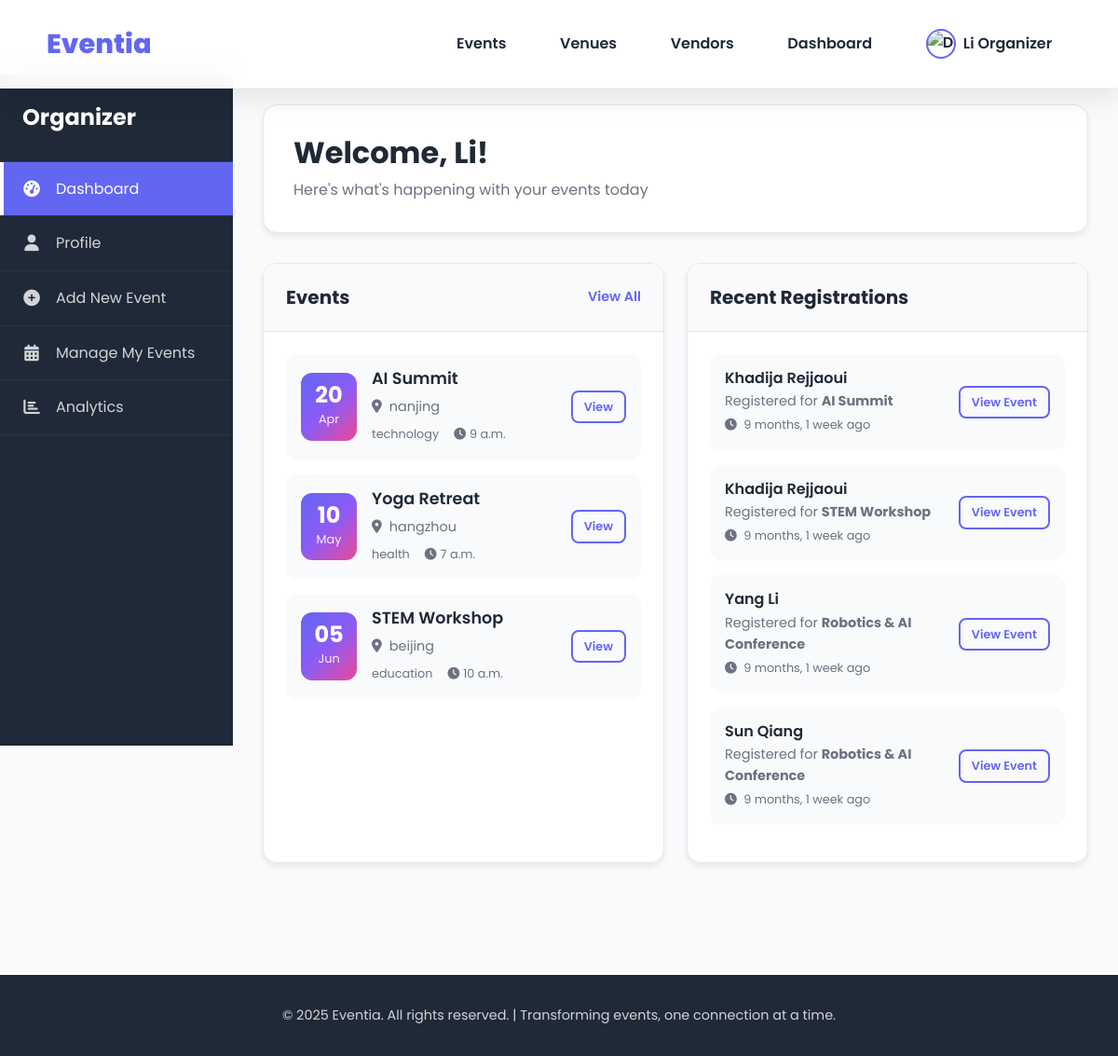
Screenshot of /dashboard/organizer/ (signed in) with the database file from the repository.
### core/models.py (models this page shows, shortened)
class Event(models.Model):
    organizer = models.ForeignKey(User, on_delete=models.CASCADE, null=True, blank=True)
    title = models.CharField(max_length=200)
    description = models.TextField()
    category = models.CharField(max_length=50)
    location = models.CharField(max_length=100)
    date = models.DateField()
    start_time = models.TimeField(null=True, blank=True)
    end_time = models.TimeField(null=True, blank=True)
    attendees = models.IntegerField()
    price = models.DecimalField(max_digits=10, decimal_places=2)
    rating = models.DecimalField(max_digits=3, decimal_places=1)
    host_name = models.CharField(max_length=200, null=True, blank=True)
    host_description = models.TextField(null=True, blank=True)
    host_image = models.ImageField(upload_to='core/images/', null=True, blank=True)
    venue_name = models.CharField(max_length=200, null=True, blank=True)
    venue_address = models.CharField(max_length=300, null=True, blank=True)
    wifi = models.BooleanField(default=False)
    parking = models.BooleanField(default=False)
    restaurant = models.BooleanField(default=False)
    accessible = models.BooleanField(default=False)
    image = models.ImageField(upload_to='core/images/', default='core/images/1.jpg')

class Ticket(models.Model):
    event = models.ForeignKey(Event, on_delete=models.CASCADE)
    user = models.ForeignKey(User, on_delete=models.CASCADE)
    created_at = models.DateTimeField(auto_now_add=True)
    qr_code = models.ImageField(upload_to='tickets/', blank=True)

### core/views.py (the view)
# urls.py: path('dashboard/organizer/', views.organizer, name='organizer'),
@login_required
@organizer_required
def organizer(request):
    events = Event.objects.filter(organizer=request.user)[:3]
    all_events = Event.objects.filter(organizer=request.user)
    recent_registrations = Ticket.objects.filter(event__in=all_events) \
        .select_related('user', 'event') \
        .order_by('-created_at')[:4]
    return render(request, 'core/organizer_dashboard.html', {
        "events": events,
        'recent_registrations': recent_registrations,
    })

### core/context_processors.py (called while the page is built)
def user_profile(request):
    if request.user.is_authenticated:
        profile = UserProfile.objects.filter(user=request.user).first()
        return {'user_profile': profile}
    return {}

### core/views.py (called while the page is built)
def organizer_required(view_func):
    @wraps(view_func)
    def wrapper(request, *args, **kwargs):
        if request.user.userprofile.role != 'organizer':
            messages.error(request, "Access denied.")
            return redirect('user_dashboard')
        return view_func(request, *args, **kwargs)
    return wrapper

### core/templates/core/organizer_dashboard.html (shortened to what this page needs)
<!DOCTYPE html>
<html lang="en">
<head>
    <link href="https://cdn.jsdelivr.net/npm/bootstrap@5.3.3/dist/css/bootstrap.min.css" rel="stylesheet">
    <link rel="stylesheet" href="https://cdnjs.cloudflare.com/ajax/libs/font-awesome/6.5.1/css/all.min.css">
    <link href="https://unpkg.com/aos@2.3.1/dist/aos.css" rel="stylesheet">
    <link rel="stylesheet" href="/static/css/dashboard.css">
    <link rel="stylesheet" href="/static/css/utils.css">
    <link rel="stylesheet" href="/static/css/organizer_dashboard.css">
</head>
<body>
   {% if user.is_authenticated %}
        {% include 'core/partials/header_dashboard.html' %}
    {% else %}
        {% include 'core/partials/header_public.html' %}
    {% endif %}
    <div class="dashboard-container">
        <div class="sidebar" id="sidebar">
            <div class="sidebar-header">
                <h4 class="sidebar-title">Organizer</h4>
            </div>
            <ul class="sidebar-menu">
                <li class="sidebar-item">
                    <a href="{% url 'organizer' %}" class="sidebar-link active">
                        <i class="fas fa-tachometer-alt me-3"></i>
                        <span>Dashboard</span>
                    </a>
                </li>
                <li class="sidebar-item">
                    <a href="{% url 'profile' request.user.id %}" class="sidebar-link">
                        <i class="fas fa-user me-3"></i>
                        <span>Profile</span>
                    </a>
                </li>
                <li class="sidebar-item">
                    <a href="#" class="sidebar-link" data-bs-toggle="modal" data-bs-target="#addEventModal">
                        <i class="fas fa-plus-circle me-3"></i>
                        <span>Add New Event</span>
                    </a>
                </li>
                <li class="sidebar-item">
                    <a href="{% url 'manage_events' %}" class="sidebar-link">
                        <i class="fas fa-calendar-alt me-3"></i>
                        <span>Manage My Events</span>
                    </a>
                </li>
                <li class="sidebar-item">
                    <a href="{% url 'analytics' %}" class="sidebar-link">
                        <i class="fas fa-chart-bar me-3"></i>
                        <span>Analytics</span>
                    </a>
                </li>
            </ul>
        </div>
        <div class="main-content">
            <div class="top-bar">
                <div class="row align-items-center">
                    <div class="col-md-6">
                        <h2 class="greeting">Welcome, {{ user.first_name }}! </h2>
                        <p class="greeting-subtitle">Here's what's happening with your events today</p>
                    </div>
                </div>
            </div>
            <div class="dashboard-content">
                <div class="row">
                    <div class="col-lg-6 mb-4">
                        <div class="dashboard-card" data-aos="fade-up">
                            <div class="card-header">
                                <h4 class="card-title">Events</h4>
                                <a href="#" class="view-all">View All</a>
                            </div>
                            <div class="card-body">
                                {% if events %}
                                    {% for event in events %}
                                    <div class="event-item">
                                        <div class="event-date">
                                            <div class="date-day">{{ event.date|date:"d" }}</div>
                                            <div class="date-month">{{ event.date|date:"M" }}</div>
                                        </div>
                                        <div class="event-details">
                                            <h5>{{ event.title }}</h5>
                                            <p><i class="fas fa-map-marker-alt me-2"></i>{{ event.location }}</p>
                                            <div class="event-stats">
                                                <span class="stat">{{ event.category}} </span>
                                                <span class="stat"><i class="fas fa-clock me-1"></i> {{event.start_time}}</span>
                                            </div>
                                        </div>
                                        <div class="event-actions">
                                            <a href="{% url 'event_detail' event.id %}" class="btn btn-sm btn-outline-primary">View</a>
                                        </div>
                                    </div>
                                    {% endfor %}
                                {% else %}
                                    <p>No upcoming events yet.</p>
                                {% endif %}
                            </div>
                        </div>
                    </div>
                    <div class="col-lg-6 mb-4">
                        <div class="dashboard-card" data-aos="fade-up" data-aos-delay="100">
                            <div class="card-header">
                                <h4 class="card-title">Recent Registrations</h4>
                            </div>
                            <div class="card-body">
                                {% if recent_registrations %}
                                    {% for registration in recent_registrations %}
                                    <div class="registration-item">
                                        <div class="registration-details">
                                            <h5>{{ registration.user.get_full_name|default:registration.user.username }}</h5>
                                            <p>Registered for <strong>{{ registration.event.title }}</strong></p>
                                            <div class="registration-date">
                                                <i class="fas fa-clock me-1"></i>
                                                {{ registration.created_at|timesince }} ago
                                            </div>
                                        </div>
                                        <div class="registration-actions">
                                            <a href="{% url 'event_detail' registration.event.id %}" class="btn btn-sm btn-outline-primary">View Event</a>
                                        </div>
                                    </div>
                                    {% endfor %}
                                {% else %}
                                    <p>No recent registrations.</p>
                                {% endif %}
                            </div>
                        </div>
                    </div>
                </div>
            </div>
        </div>
    </div>
    <footer class="footer">
        <div class="container">
            <div class="footer-bottom">
                <p>© 2025 Eventia. All rights reserved. | Transforming events, one connection at a time.</p>
            </div>
        </div>
    </footer>
</body>
</html>

### core/templates/core/partials/header_dashboard.html (shortened to what this page needs)
 <nav class="navbar navbar-expand-lg navbar-light fixed-top">
        <div class="container">
            <a class="navbar-brand" href="{% url 'home' %}">
                <span>Eventia</span>
            </a>
            <div class="collapse navbar-collapse" id="navbarNav">
                <ul class="navbar-nav ms-auto">
                    <li class="nav-item">
                        <a class="nav-link" href="{% url 'events' %}">Events</a>
                    </li>
                    <li class="nav-item">
                        <a class="nav-link" href="{% url 'venues' %}">Venues</a>
                    </li>
                    <li class="nav-item">
                        <a class="nav-link" href="{% url 'vendors' %}">Vendors</a>
                    </li>
                    <li class="nav-item">
                        <a class="nav-link" href="{% url 'user_dashboard' %}">Dashboard</a>
                    </li>
                    <li class="nav-item dropdown">
                        <a class="nav-link dropdown-toggle d-flex align-items-center" href="#" id="userDropdown" role="button" data-bs-toggle="dropdown" aria-expanded="false">
                               {% if user_profile.profile_image %}
                                    <img src="{{ user_profile.profile_image.url }}" alt="Profile Photo" class="user-avatar rounded-circle me-2">
                                {% else %}
                                    <img src="/static/images/default-profile.png" alt="Default Photo" class="user-avatar rounded-circle me-2"  >
                                {% endif %}
                            <span>{{ user.first_name }} {{ user.last_name }}</span>
                        </a>
                    </li>
                </ul>
            </div>
        </div>
    </nav>

### core/static/css/utils.css (style rules this page uses)
.navbar { background: rgba(255, 255, 255, 0.95); backdrop-filter: blur(20px); box-shadow: 0 8px 32px rgba(0, 0, 0, 0.1); transition: all 0.4s ease; padding: 1.2rem 0; z-index: 1000; border-bottom: 1px solid rgba(0, 0, 0, 0.05); }
.navbar-brand { font-weight: 800; font-size: 1.8rem; color: var(--primary-color) !important; text-decoration: none; display: flex; align-items: center; transition: all 0.3s ease; }
.nav-link { color: var(--text-dark) !important; font-weight: 600; margin: 0 0.8rem; transition: all 0.3s ease; position: relative; border-radius: 30px; padding: 0.5rem 1rem !important; display: flex; align-items: center; height: 40px; }
.nav-link::after { content: ''; position: absolute; bottom: -5px; left: 50%; width: 0; height: 3px; background: var(--gradient-primary); transition: all 0.3s ease; transform: translateX(-50%); border-radius: 3px; }
.user-avatar { width: 32px; height: 32px; object-fit: cover; border: 2px solid var(--primary-color); margin-right: 0.5rem; }
.navbar-nav { align-items: center; }
.dropdown-toggle::after { display: none; }

### rows the page displays
Event: date "20", date "Apr", title "AI Summit", location "nanjing", category "technology", start_time "9 a.m."
Event: date "10", date "May", title "Yoga Retreat", location "hangzhou", category "health", start_time "7 a.m."
Event: date "05", date "Jun", title "STEM Workshop", location "beijing", category "education", start_time "10 a.m."
Ticket: user.get_full_name "Khadija Rejjaoui", event "AI Summit", created_at "9 months, 1 week"
Ticket: user.get_full_name "Khadija Rejjaoui", event "STEM Workshop", created_at "9 months, 1 week"
Ticket: user.get_full_name "Yang Li", event "Robotics & AI Conference", created_at "9 months, 1 week"
Ticket: user.get_full_name "Sun Qiang", event "Robotics & AI Conference", created_at "9 months, 1 week"

### other values shown
{{ user.first_name }} "Li"
{{ user.last_name }} "Organizer"
